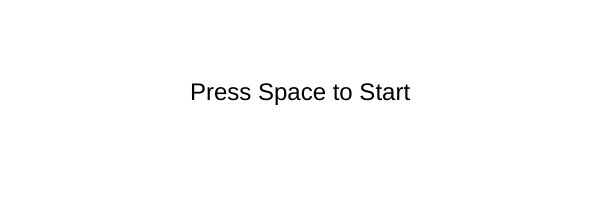
Frame 1 (no input)
Frame 60 (no input): identical to frame 1, image omitted
Frame 120 (the mouse pressed at the canvas centre since frame 60): identical to frame 1, image omitted

The p5.js sketch that drew this single still picture (run headless with seeded random() and noise() and a simulated clock; from frame 60 on, the mouse is pressed at the canvas centre):

// p5.js sketch
// ── sketch.js
//canvas
function setup() {
  createCanvas(600, 200);
  frameRate(60);
  textSize(24);
}

//game variables
let score = 0;
let lives = 3;
let timer = 0;
let gameState = "welcome";

// define game objects
let player;
let obstacles = [];

// welcome screen
function drawWelcomeScreen() {
  background(255);
  fill(0);
  textAlign(CENTER);
  text("Press Space to Start", width / 2, height / 2);
}

// game over screen
function drawGameOverScreen() {
  background(255);
  fill(0);
  textAlign(CENTER);
  text("Game Over!", width / 2, height / 2 - 30);
  text("Score: " + score, width / 2, height / 2);
  text("Press Space to Restart", width / 2, height / 2 + 30);
}

//game loop
function drawGame() {
  background(255);
  
  // update the player
  player.update();
  player.show();
  
  // update and show the obstacles
  for (let i = obstacles.length - 1; i >= 0; i--) {
    obstacles[i].update();
    obstacles[i].show();
    
    // check for collision with player
    if (obstacles[i].hits(player)) {
      lives--;
      obstacles.splice(i, 1);
      
      // end game if no lives left
      if (lives <= 0) {
        gameState = "gameover";
      }
    }
    
    // remove obstacles that have gone off screen
    if (obstacles[i].offscreen()) {
      obstacles.splice(i, 1);
      score++;
    }
  }
  
  // add new obstacles
  if (frameCount % 60 == 0) {
    obstacles.push(new Obstacle());
  }
  
  //game info
  fill(0);
  textAlign(LEFT);
  text("Score: " + score, 20, 30);
  text("Lives: " + lives, 20, 60);
  text("Time: " + timer, 20, 90);
  
  // update timer
  if (frameCount % 60 == 0) {
    timer++;
  }
}

// handle keyboard input
function keyPressed() {
  if (keyCode == 32) {
    if (gameState == "welcome") {
      player = new Player();
      gameState = "playing";
    } else if (gameState == "gameover") {
      score = 0;
      lives = 3;
      timer = 0;
      obstacles = [];
      gameState = "welcome";
    }
  }
}

// define the main game loop
function draw() {
  if (gameState == "welcome") {
    drawWelcomeScreen();
  } else if (gameState == "playing") {
    drawGame();
  } else if (gameState == "gameover") {
    drawGameOverScreen();
  }
}
